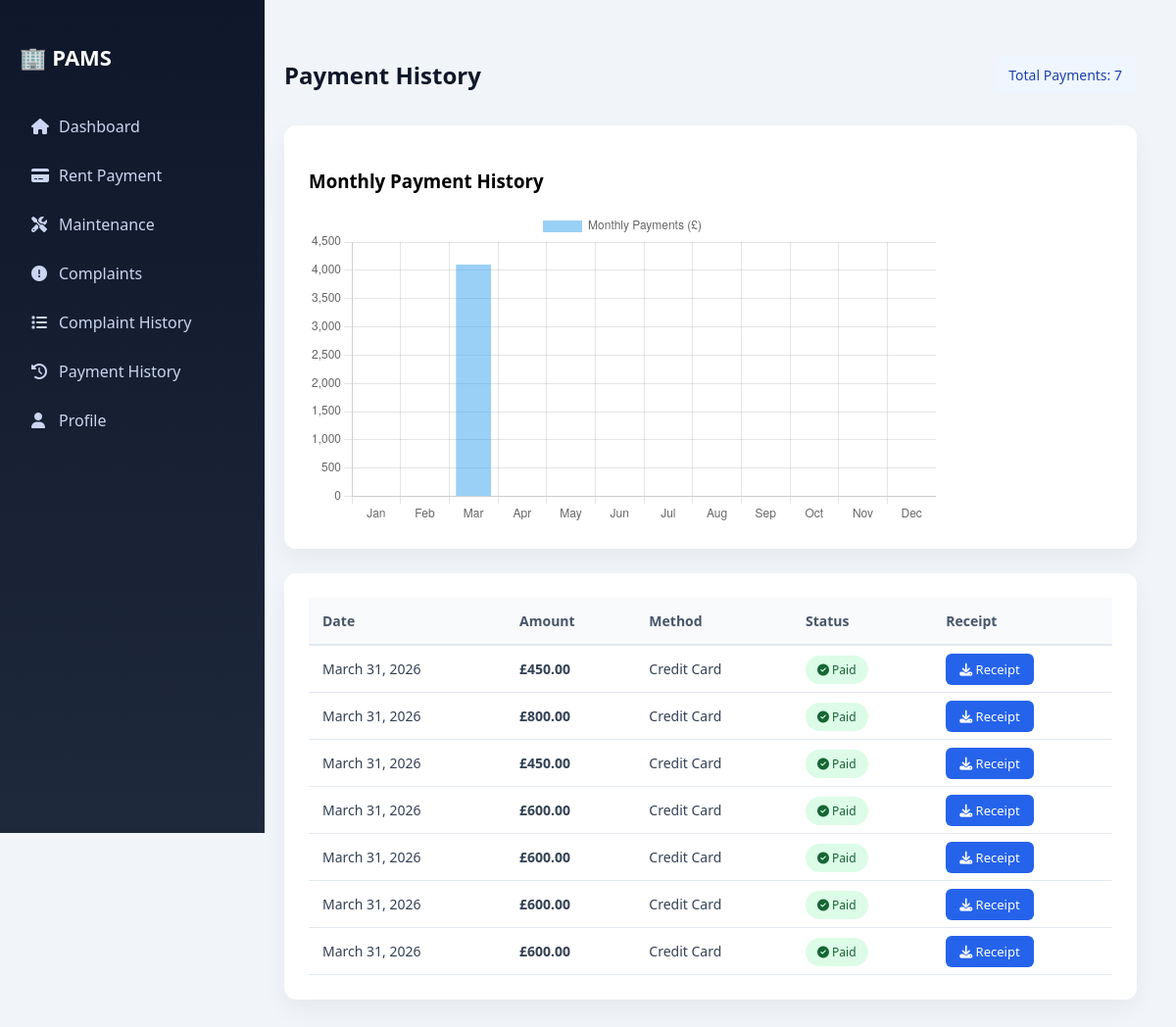
Page /history/ (signed in) on the committed database.
### dashboard/models.py (models this page shows, shortened)
class Payment(models.Model):
    STATUS_CHOICES = [
        ("Paid", "Paid"),
        ("Pending", "Pending"),
        ("Failed", "Failed"),
    ]
    METHOD_CHOICES = [
        ("Cash", "Cash"),
        ("Card", "Card"),
        ("Online", "Online"),
    ]
    user = models.ForeignKey(User, on_delete=models.CASCADE)
    amount = models.DecimalField(max_digits=8, decimal_places=2)
    date = models.DateField(auto_now_add=True)
    method = models.CharField(max_length=50, choices=METHOD_CHOICES)
    status = models.CharField(max_length=20, choices=STATUS_CHOICES)

### dashboard/views.py (the view)
# urls.py: path('history/', views.history, name='history'),
@login_required
def history(request):
    payments = Payment.objects.filter(
        user=request.user
    ).order_by("-date")
    monthly_amounts = []
    months = []
    for m in range(1, 13):
        total = Payment.objects.filter(
            user=request.user,
            status="Paid",
            date__month=m,
            date__year=date.today().year
        ).aggregate(Sum("amount"))["amount__sum"] or 0
        monthly_amounts.append(float(total))
        months.append(month_abbr[m])
    return render(request, 'history.html', {
        'payments': payments,
        'months': months,
        'monthly_amounts': monthly_amounts
    })

### dashboard/templates/history.html (shortened to what this page needs)
<!DOCTYPE html>
<html>
<head>
<link rel="stylesheet"
href="https://cdnjs.cloudflare.com/ajax/libs/font-awesome/6.5.0/css/all.min.css">
</head>
<body>
<div class="sidebar">
<h2>🏢 PAMS</h2>
<a href="{% url 'home' %}">
<i class="fa-solid fa-house"></i> Dashboard
</a>
<a href="{% url 'rent' %}">
<i class="fa-solid fa-credit-card"></i> Rent Payment
</a>
<a href="{% url 'maintenance' %}">
<i class="fa-solid fa-screwdriver-wrench"></i> Maintenance
</a>
<a href="{% url 'complaints' %}">
<i class="fa-solid fa-circle-exclamation"></i> Complaints
</a>
<a href="{% url 'complaint_list' %}">
<i class="fa-solid fa-list"></i> Complaint History
</a>
<a href="{% url 'history' %}">
<i class="fa-solid fa-clock-rotate-left"></i> Payment History
</a>
<a href="{% url 'profile' %}">
<i class="fa-solid fa-user"></i> Profile
</a>
</div>
<div class="main">
<div class="table-header">
<h2 class="page-title">Payment History</h2>
<div class="total-box">
Total Payments: {{ payments|length }}
</div>
</div>
<div class="card">
<h3>Monthly Payment History</h3>
<div class="chart-container">
<canvas id="paymentHistoryChart"></canvas>
</div>
</div>
<div class="card">
<table>
<tr>
<th>Date</th>
<th>Amount</th>
<th>Method</th>
<th>Status</th>
<th>Receipt</th>
</tr>
{% for payment in payments %}
<tr>
<td>{{ payment.date }}</td>
<td><strong>£{{ payment.amount }}</strong></td>
<td>{{ payment.method }}</td>
<td>
{% if payment.status == "Paid" %}
<span class="badge paid">
<i class="fa fa-check-circle"></i> Paid
</span>
{% else %}
<span class="badge pending">
<i class="fa fa-clock"></i> Pending
</span>
{% endif %}
</td>
<td>
<a href="{% url 'download_receipt' payment.id %}" class="download-btn">
<i class="fa fa-download"></i> Receipt
</a>
</td>
</tr>
{% endfor %}
</table>
</div>
</div>
<script>
const months = {{ months|safe }};
const monthlyAmounts = {{ monthly_amounts|safe }};
new Chart(document.getElementById("paymentHistoryChart"), {
type: "bar",
data: {
labels: months,
datasets: [{
label: "Monthly Payments (£)",
data: monthlyAmounts
}]
},
options: {
responsive: true,
scales: {
y: {
beginAtZero: true
}
}
}
});
</script>
</body>
</html>

### dashboard/templates/history.html (style rules this page uses)
body { margin:0; font-family:Segoe UI, Arial; background:#f1f5f9; display:flex; }
.sidebar { width:230px; height:100vh; background:linear-gradient(180deg,#0f172a,#1e293b); color:white; position:fixed; padding:25px 20px; }
.sidebar h2 { margin-bottom:35px; font-size:22px; }
.sidebar a { display:flex; align-items:center; gap:10px; color:#cbd5f1; text-decoration:none; padding:10px 12px; border-radius:8px; margin-bottom:8px; transition:.2s; }
.sidebar i { width:18px; }
.main { margin-left:250px; padding:40px; width:100%; }
.page-title { font-size:24px; margin-bottom:20px; color:#0f172a; }
.card { background:white; padding:25px; border-radius:12px; box-shadow:0 10px 25px rgba(0,0,0,0.05); margin-bottom:25px; }
.chart-container { height:320px; }
table { width:100%; border-collapse:collapse; }
th { text-align:left; background:#f8fafc; padding:14px; font-size:14px; color:#475569; border-bottom:2px solid #e2e8f0; }
td { padding:14px; border-bottom:1px solid #e2e8f0; font-size:14px; color:#334155; }
.badge { padding:6px 12px; border-radius:20px; font-size:12px; font-weight:500; }
.paid { background:#dcfce7; color:#166534; }
.download-btn { background:#2563eb; color:white; padding:7px 14px; border-radius:6px; text-decoration:none; font-size:13px; transition:.2s; }
.table-header { display:flex; justify-content:space-between; align-items:center; margin-bottom:15px; }
.total-box { background:#eff6ff; padding:10px 15px; border-radius:8px; font-size:14px; color:#1e40af; }

### rows in the picture
Payment: date "March 31, 2026", amount "450.00", method "Credit Card", status "Paid" (drawn)
Payment: date "March 31, 2026", amount "800.00", method "Credit Card", status "Paid" (drawn)
Payment: date "March 31, 2026", amount "450.00", method "Credit Card", status "Paid" (drawn)
Payment: date "March 31, 2026", amount "600.00", method "Credit Card", status "Paid" (drawn)
Payment: date "March 31, 2026", amount "600.00", method "Credit Card", status "Paid" (drawn)
Payment: date "March 31, 2026", amount "600.00", method "Credit Card", status "Paid" (drawn)
Payment: date "March 31, 2026", amount "600.00", method "Credit Card", status "Paid" (drawn)

### other values in the picture
{{ payments|length }} "7"
chart data {{ months|safe }} ['Jan', 'Feb', 'Mar', 'Apr', 'May', 'Jun', 'Jul', 'Aug', 'Sep', 'Oct', 'Nov', 'Dec']
chart data {{ monthly_amounts|safe }} [0.0, 0.0, 4100.0, 0.0, 0.0, 0.0, 0.0, 0.0, 0.0, 0.0, 0.0, 0.0]
